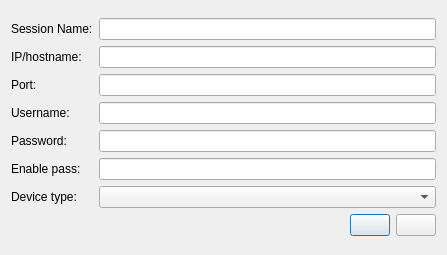
<?xml version="1.0" encoding="UTF-8"?>
<ui version="4.0">
 <class>Dialog</class>
 <widget class="QDialog" name="Dialog">
  <property name="geometry">
   <rect>
    <x>0</x>
    <y>0</y>
    <width>447</width>
    <height>255</height>
   </rect>
  </property>
  <property name="windowTitle">
   <string>Add New Session</string>
  </property>
  <layout class="QVBoxLayout" name="verticalLayout">
   <item>
    <layout class="QGridLayout" name="gridLayout_2">
     <item row="3" column="1">
      <widget class="QLineEdit" name="usernameEdit"/>
     </item>
     <item row="4" column="0">
      <widget class="QLabel" name="label">
       <property name="text">
        <string>Password:</string>
       </property>
      </widget>
     </item>
     <item row="1" column="1">
      <widget class="QLineEdit" name="ipEdit"/>
     </item>
     <item row="6" column="0">
      <widget class="QLabel" name="label_6">
       <property name="text">
        <string>Device type:</string>
       </property>
      </widget>
     </item>
     <item row="5" column="1">
      <widget class="QLineEdit" name="enpassEdit"/>
     </item>
     <item row="2" column="0">
      <widget class="QLabel" name="label_3">
       <property name="text">
        <string>Port:</string>
       </property>
      </widget>
     </item>
     <item row="4" column="1">
      <widget class="QLineEdit" name="passwordEdit"/>
     </item>
     <item row="5" column="0">
      <widget class="QLabel" name="label_5">
       <property name="text">
        <string>Enable pass:</string>
       </property>
      </widget>
     </item>
     <item row="2" column="1">
      <widget class="QLineEdit" name="portEdit"/>
     </item>
     <item row="0" column="1">
      <widget class="QLineEdit" name="nameEdit"/>
     </item>
     <item row="0" column="0">
      <widget class="QLabel" name="label_7">
       <property name="text">
        <string>Session Name:</string>
       </property>
      </widget>
     </item>
     <item row="1" column="0">
      <widget class="QLabel" name="label_4">
       <property name="text">
        <string>IP/hostname:</string>
       </property>
      </widget>
     </item>
     <item row="3" column="0">
      <widget class="QLabel" name="label_2">
       <property name="text">
        <string>Username:</string>
       </property>
      </widget>
     </item>
     <item row="6" column="1">
      <widget class="QComboBox" name="deviceBox"/>
     </item>
     <item row="7" column="1">
      <layout class="QHBoxLayout" name="horizontalLayout">
       <item>
        <spacer name="horizontalSpacer">
         <property name="orientation">
          <enum>Qt::Horizontal</enum>
         </property>
         <property name="sizeHint" stdset="0">
          <size>
           <width>40</width>
           <height>20</height>
          </size>
         </property>
        </spacer>
       </item>
       <item>
        <widget class="QPushButton" name="okButton">
         <property name="text">
          <string/>
         </property>
         <property name="icon">
          <iconset>
           <normaloff>assets/check-line.png</normaloff>assets/check-line.png</iconset>
         </property>
        </widget>
       </item>
       <item>
        <widget class="QPushButton" name="cancelButton">
         <property name="text">
          <string/>
         </property>
         <property name="icon">
          <iconset>
           <normaloff>assets/close-circle-line.png</normaloff>assets/close-circle-line.png</iconset>
         </property>
        </widget>
       </item>
      </layout>
     </item>
    </layout>
   </item>
  </layout>
 </widget>
 <resources/>
 <connections/>
</ui>
